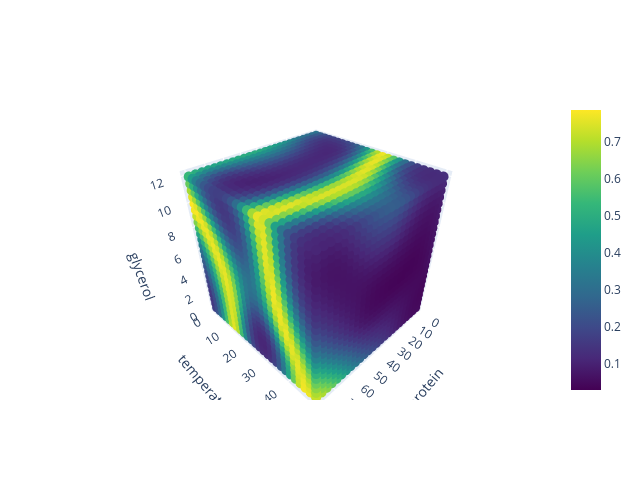

Here is the notebook cell this chart was saved with:
### Code cell
plot_scatter_plotly(
    dataset=ds_result,
    component_variable='composition_grid',
    labels='extrap_y_prob',
    discrete_labels=False,
)

### Figure 1 — Plotly figure (JSON) as saved in the notebook; plotly's stock layout.template omitted (floating-point values rounded to 4 significant figures; data arrays with more than 128 entries replaced by an {"elided": "..."} marker saying what was removed)
{"data": [{"hovertext": {"elided": "15625 str values"}, "marker": {"color": {"elided": "15625 float values"}, "colorscale": [[0, "#440154"], [0.1111, "#482878"], [0.2222, "#3e4989"], [0.3333, "#31688e"], [0.4444, "#26828e"], [0.5556, "#1f9e89"], [0.6667, "#35b779"], [0.7778, "#6ece58"], [0.8889, "#b5de2b"], [1, "#fde725"]], "showscale": true, "size": 6}, "mode": "markers", "type": "scatter3d", "x": {"elided": "15625 float values"}, "y": {"elided": "15625 float values"}, "z": {"elided": "15625 float values"}}], "layout": {"height": 480, "scene": {"xaxis": {"title": {"text": "protein"}}, "yaxis": {"title": {"text": "temperature"}}, "zaxis": {"title": {"text": "glycerol"}}}, "width": 640}}
